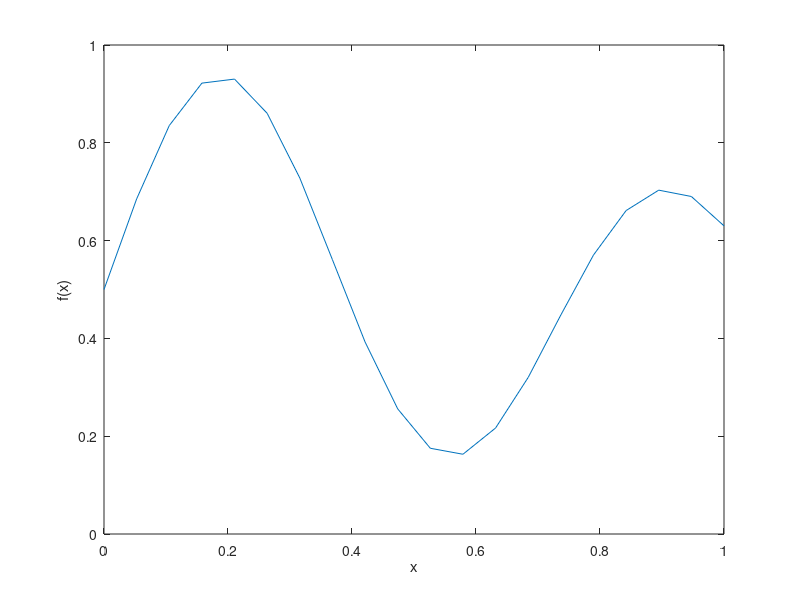
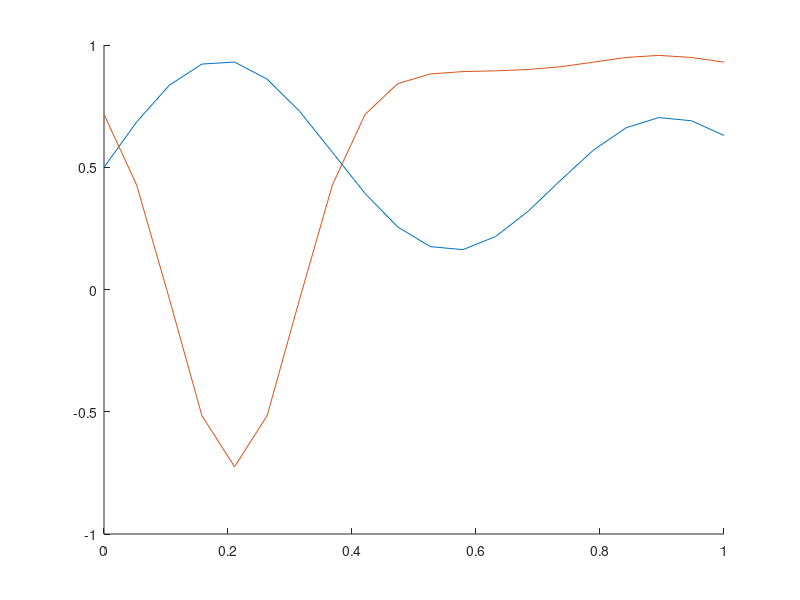
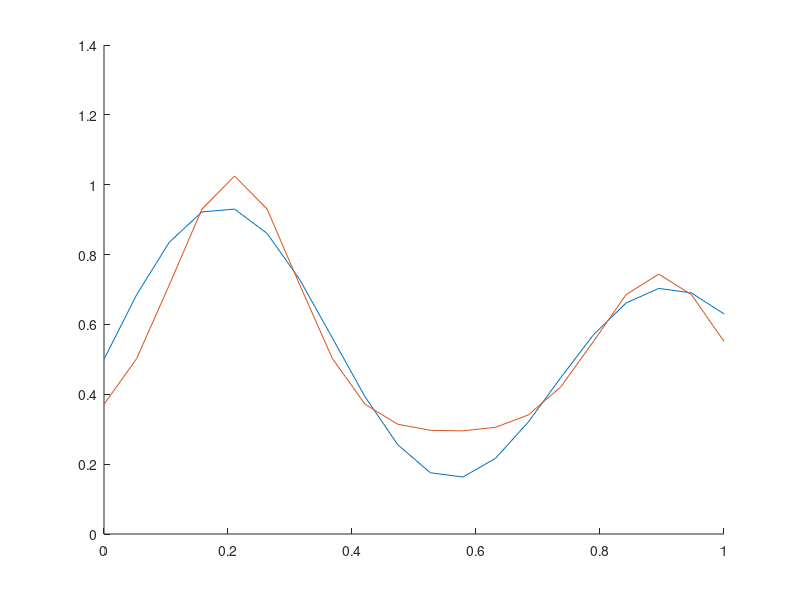

Reproduce these figures in MATLAB, in order.
clear all; 
clc;

x=linspace(0,1,20);

func=(1+0.6*sin(2*pi*x/0.7)+0.3*sin(2*pi*x))/2;

figure(1)
plot(x,func);
ylabel('f(x)');
xlabel('x');

%rnd vertes

w1 = randn(1);
w2 = randn(1);
b1 = randn(1);


[pks,locs] = findpeaks(func);
c1 = x(locs(1,1));
c2 = x(locs(1,2));

r1 = 0.1;
r2 = 0.1;

func1 = zeros(1,20);
func2 = zeros(1,20);

%apskanciuojame spindulno fukncijas

for n = 1:20
    
    func1(n) = exp(-((x(n)-c1)^2)/(2*r1^2));
    func2(n) = exp(-((x(n)-c2)^2)/(2*r2^2));

end

E = 0;
e = 0;
er = zeros(1, length(x));

%suskaiciuojamos sumos su svoriais

for n = 1:20
    w(n) = w1*func1(n) + w2*func2(n) + b1;
end

for n = 1:20
    er(n) = func(n) - w(n);
    e = e + er(n);
    E = E + abs(er(n));
end

%mokymo zingsnis

l = 0.01;

figure(2)
hold on
plot(x,func);
plot(x,w);
hold off

for z = 1:5000 
    
    %atnaujinam kintamuosius
    
    for n = 1:20
        w1 = w1 + l*er(n)*func1(n);
        w2 = w2 + l*er(n)*func2(n);
        b1 = b1 + l*er(n);
    end
    
    %pirmas sluoksnis
    
    for n = 1:20
    
        w(n) = w1*func1(n) + w2*func2(n) + b1;
    
    end
    
    E = 0;
    e = 0;
    er = zeros(1, length(x));
    
    for n = 1:20
       
        er(n) = func(n) - w(n);
        e = e + er(n);
        E = E + abs(er(n));
    
    end
    
    
    E
    
end

figure(3)
hold on
plot(x,func);
plot(x,w);
hold off

    
